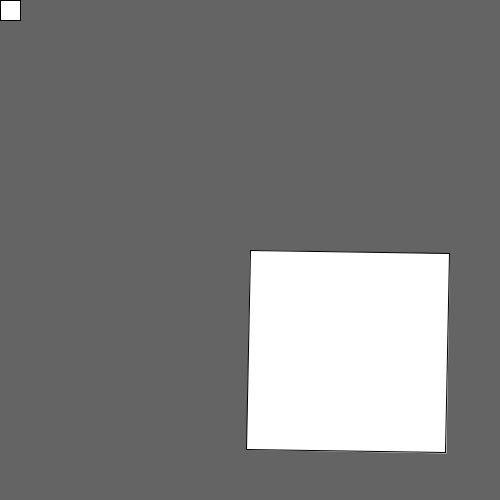
Frame 1 (no input)
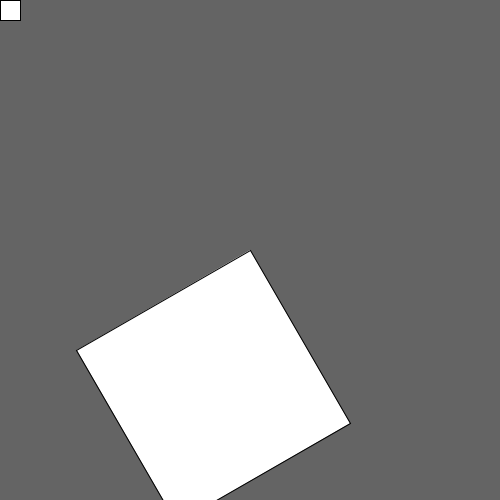
Frame 60 (the mouse pressed at the canvas centre just before this capture)
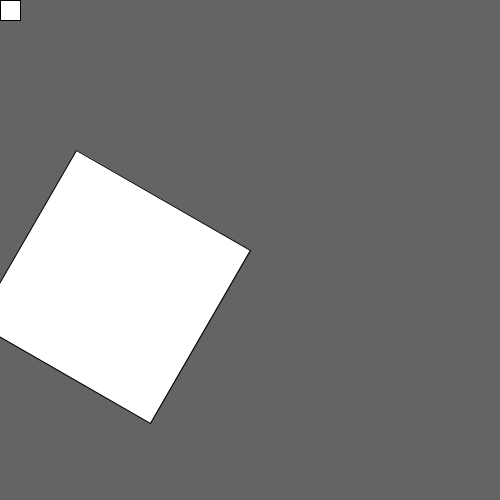
Frame 120 (the mouse held since frame 60 and released just before this capture)

The Processing sketch that drew these frames (run headless with seeded random() and noise(); from frame 60 on, the mouse is pressed at the canvas centre):

// Processing sketch: pushPop_2
// ── pushPop_2.pde
float rot = 0;

void setup() {
  size(500, 500);
}

void draw() {
  background(100);
  rot++; //en cada loop aumentamos rot en 1

// si seguimos esta logica:
// 1.Hacemos push
// 2.trasladamos
// 3.rotamos
// 4.Hacemos pop
// Solo asi lograremos lo que queremos

  pushMatrix();
  translate(width/2, height/2);
  rotate(radians(rot)); //usamos la variable rot para rotar
  rect(0, 0, 200, 200); //vemos que la rotacion se hace en el 0,0
  popMatrix();
  
  rect(0,0,20,20);
}
